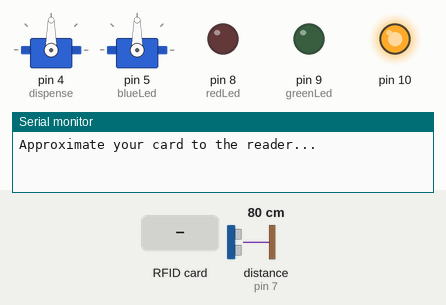
Simulated run of this sketch. Board: Arduino Uno, built with avr-gcc and run on an emulated ATmega328P. Parts: 2 × servo, output pins drawn as LEDs (lit = HIGH), the last lines printed to the serial monitor. The inputs (shaded band) are chosen by the test bench; at power-on: distance to the obstacle (sensor on pin 7) 80 cm. The echo pulse lasts 58.3 µs per cm; pins used as bus, display or sensor lines are not drawn.

Above: at 1.2 s.
1.3 s: RFID card 5E 7A 19 C4 held to the reader
At 1.8 s:
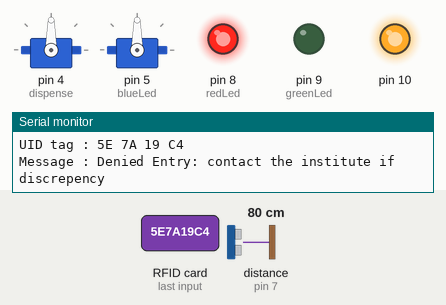
3.8 s: RFID card C3 A4 CD 0A held to the reader
Timing chart, 0 to 6.8 s (numbered marks = the images above; inputs shaded):
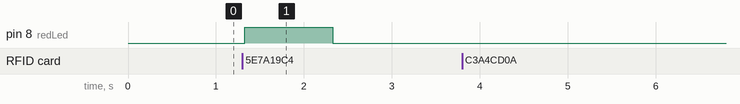

Measured:
- after the input at 1.3 s, pin 8 (redLed): LOW → HIGH at once, → LOW 1.0 s later

The sketch:

smart_gate.ino
```cpp
/*
Ultrasound, Ardiuno, RGB LED, RFID, Servo Motor x2,
*/
#include<SoftwareSerial.h>
#include<Servo.h>
#include <SPI.h>
#include <MFRC522.h>
#define SS_PIN 3
#define RST_PIN 2
Servo dispense, door;
MFRC522 mfrc522(SS_PIN, RST_PIN);   // Create MFRC522 instance.


const int trigPin = 6, echoPin = 7;
int redLed = 8, greenLed = 9, blueLed = 5;

String stored ="C3 A4 CD 0A";
int no = 3;
boolean flag = true;
void setup()
{
  Serial.begin(9600);
  SPI.begin();      // Initiate  SPI bus
  mfrc522.PCD_Init();   // Initiate MFRC522
  Serial.println("Approximate your card to the reader...");
  Serial.println();
  pinMode(trigPin,OUTPUT);
  pinMode(echoPin,INPUT);
  pinMode(redLed,OUTPUT);
  pinMode(greenLed,OUTPUT);
  pinMode(blueLed,OUTPUT);
  digitalWrite(redLed,LOW);
  digitalWrite(greenLed,LOW);
  digitalWrite(blueLed,LOW);
  dispense.attach(4);
  door.attach(5);
}
void loop()
{
  String id;
  boolean access = false;
  //reset the leds
   digitalWrite(redLed,LOW);
   digitalWrite(greenLed,LOW);
   digitalWrite(blueLed,LOW);
  //To check if the tag owner belongs to institution

  if (flag){
    // Look for new cards
    if ( ! mfrc522.PICC_IsNewCardPresent()) {
       return;
     }
     // Select one of the cards
     if ( ! mfrc522.PICC_ReadCardSerial()){
        return;
     }
      //Show UID on serial monitor
      Serial.print("UID tag :");
      String content= "";
      byte letter;
      for (byte i = 0; i < mfrc522.uid.size; i++){
         Serial.print(mfrc522.uid.uidByte[i] < 0x10 ? " 0" : " ");
         Serial.print(mfrc522.uid.uidByte[i], HEX);
         content.concat(String(mfrc522.uid.uidByte[i] < 0x10 ? " 0" : " "));
         content.concat(String(mfrc522.uid.uidByte[i], HEX));
      }
      Serial.println();
      Serial.print("Message : ");
      content.toUpperCase();
      if (content.substring(1) == stored){
        //The UID of the card/cards that you want to give access
        Serial.println("Authorized access");
        Serial.println();
        flag = false;
        access = true;
        delay(300);
      }

     else   {
        Serial.println("Denied Entry: contact the institute if discrepency");
        flag = true;
        access = false;
        digitalWrite(redLed,HIGH);
        delay(1000);
        digitalWrite(redLed,LOW);
        delay(300);
      }
    }
  while (access && !flag){
    //To dispence the sanitizer when the user puts hands below the dispenser(Ultrasound sersor is bound there)
    long duration=10, inches=10;
    digitalWrite(trigPin, LOW);
    delayMicroseconds(2);
    digitalWrite(trigPin, HIGH);
    delayMicroseconds(10);
    digitalWrite(trigPin, LOW);
    duration = pulseIn(echoPin, HIGH);
    inches = (duration)/74/2;
    if (inches < 3){
        access =false;
        flag  = true;
        digitalWrite(blueLed,HIGH);
      //dispense the sanitizer if hand near
      for(int i=0;i<=180;i++){
        delay(50);
        dispense.write(i);
      }
      delay(1000);
      for(int i=180;i>=0;i--){
        delay(50);
        dispense.write(i);
      }
      digitalWrite(blueLed,LOW);
      digitalWrite(greenLed,HIGH);

      Serial.println("You can enter the premises now!");
      digitalWrite(redLed,HIGH);
      digitalWrite(greenLed,LOW);
      digitalWrite(blueLed,LOW);
      openDoor();
    }
  }
}

void openDoor(){
  //To open the door once sanitized
 for(int i=0;i<=180;i++){
    door.write(i);
   }
 delay(3000);
 digitalWrite(greenLed,LOW);
 flickColor();
 for(int i=180;i<=0;i++){
     door.write(i);
   }
}

void flickColor(){
  //To show the user to go quickly before the door closes
  for(int i=0;i<3;i++){
    digitalWrite(blueLed,HIGH);
    delay(100);
    digitalWrite(redLed,LOW);
    delay(200);
    digitalWrite(blueLed,LOW);
    delay(100);
    digitalWrite(redLed,HIGH);
    delay(200);
  }
}
```
